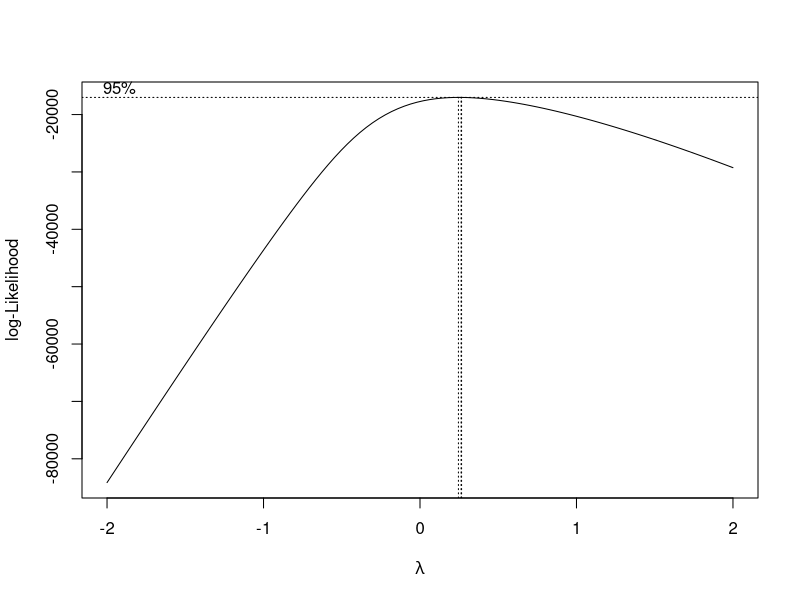
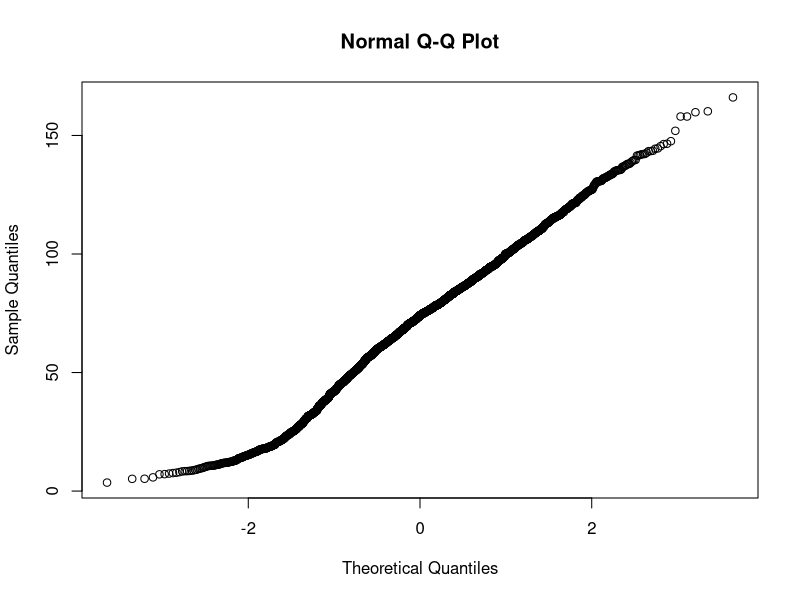
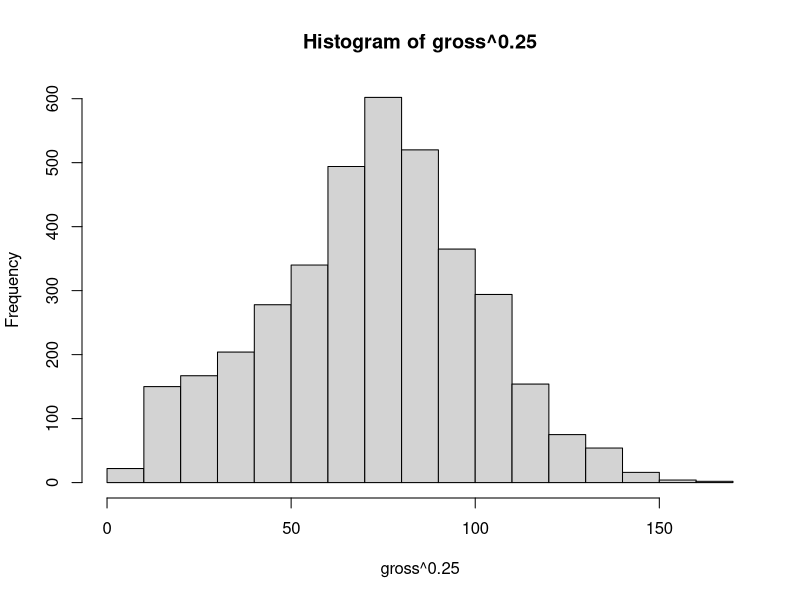
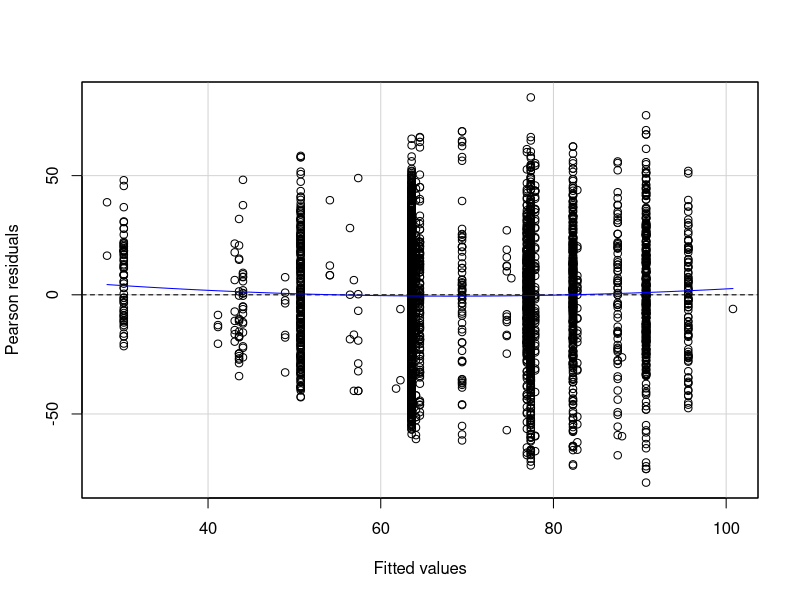
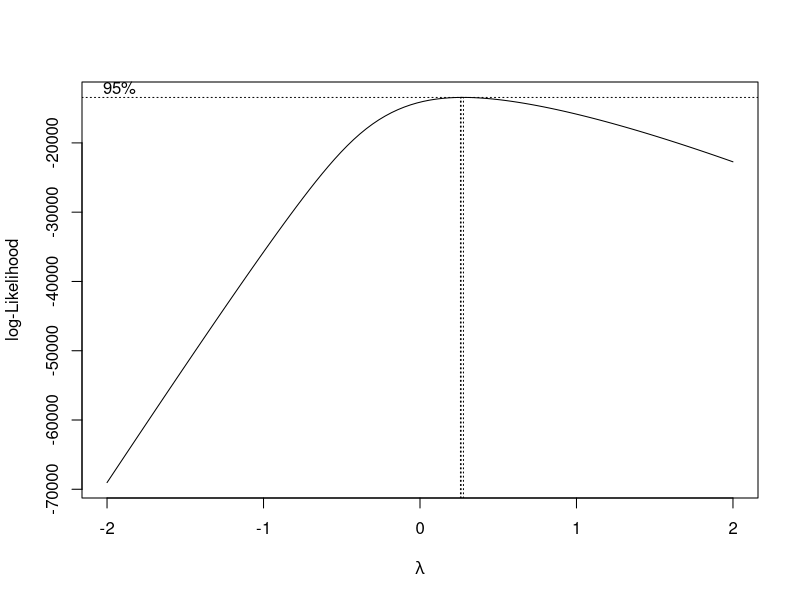
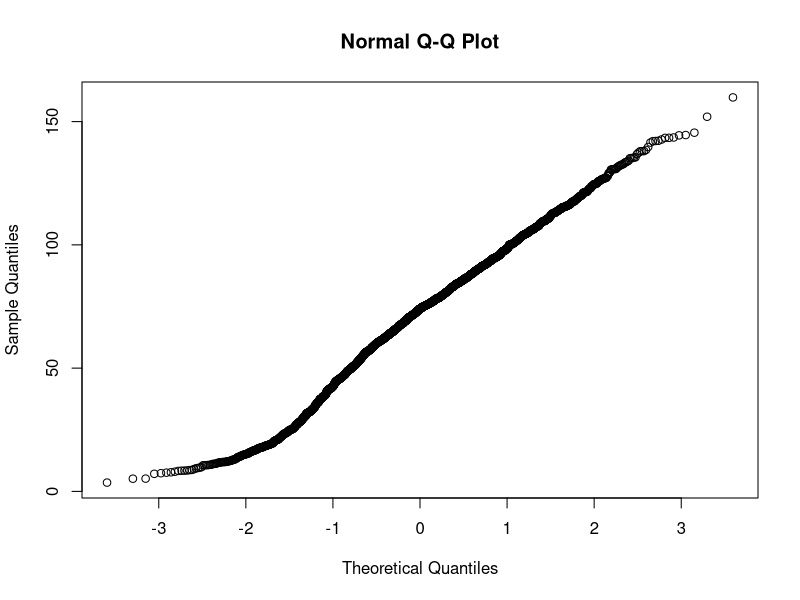
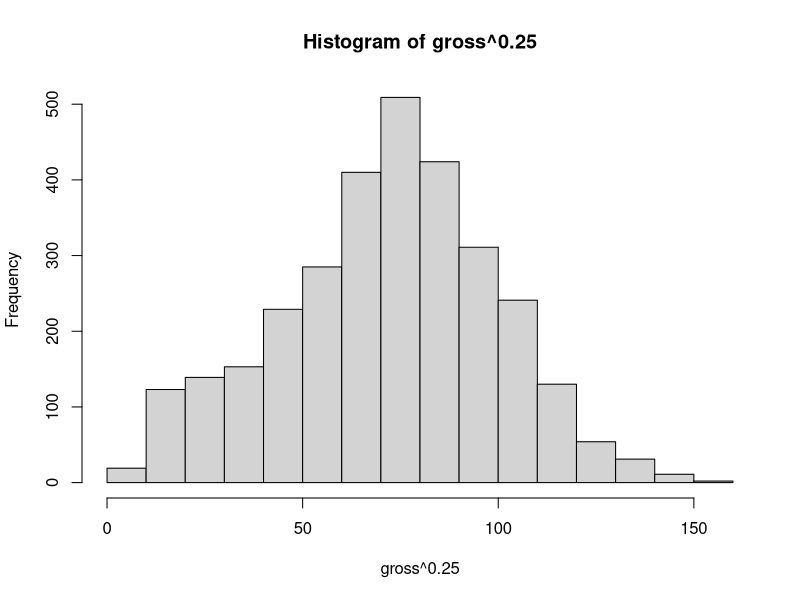
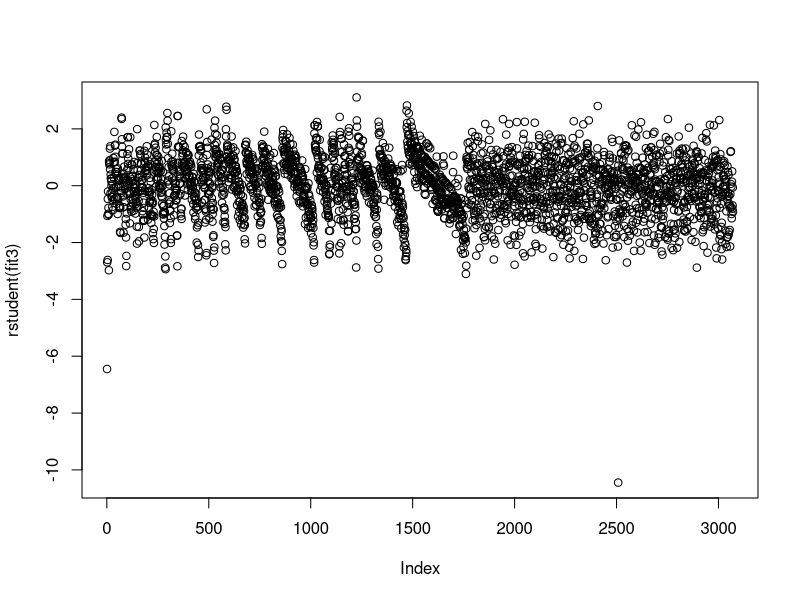

The R script that drew these images, in order: (Note: this script raises an error after producing the figures.)
#----import----
library(MASS)
library(AER)
library(readr)
#dataset
movie_metadata <- read.csv("movie_metadata.csv")
movie_metadata1 <- read.csv("movie_metadata1.csv")
movie_metadata11 <- read.csv("movie_metadata11.csv")

#只考慮類別變數建立模型
attach(movie_metadata)
ml=lm(gross~language+country+genres+as.factor(content_rating))#???l
boxcox(ml)
qqnorm(gross^0.25)
hist(gross^0.25)
fit1=lm(gross^0.25~language+country+genres+as.factor(content_rating))
summary(fit1)
vif(fit1)
residualPlot(fit1)


#加入FB讚數#3000筆資料
attach(movie_metadata1)
ml=lm(gross~language+country+genres+as.factor(content_rating)+director_likes+actor1_likes+actor2_likes+actor3_likes+allcast_likes+budget)#???l
boxcox(ml)
qqnorm(gross^0.25)
hist(gross^0.25)
fit1=lm(gross^0.25~language+country+genres+as.factor(content_rating)+director_likes+actor1_likes+actor2_likes+actor3_likes+allcast_likes+budget)#^0.25
summary(fit1)
vif(fit1)

fit2=lm(gross^0.25~language+country+genres+as.factor(content_rating)+director_likes+actor3_likes+allcast_likes+budget)#
summary(fit2)
vif(fit2)

#建立新變數
actor1_ratio=actor1_likes/allcast_likes
actor2_ratio=actor2_likes/allcast_likes
actor3_ratio=actor3_likes/allcast_likes
director_ratio=director_likes/(director_likes+allcast_likes)
allactor_ratio1=actor1_likes/(actor1_likes+actor2_likes+actor3_likes)
allactor_ratio2=actor2_likes/(actor1_likes+actor2_likes+actor3_likes)
allactor_ratio3=actor3_likes/(actor1_likes+actor2_likes+actor3_likes)


fit3=lm(gross^0.25~language+country+genres+as.factor(content_rating)+director_likes+allcast_likes+actor1_ratio+budget)#final model
summary(fit3)
vif(fit3)
rstudent(fit3)
plot(rstudent(fit3))




#刪去outlier,R-square from 0.2702->0.4322
attach(movie_metadata11)
fit4=lm(gross^0.25~language+country+genres+as.factor(content_rating)+director_likes+allcast_likes+actor1_ratio+budget)#final model
summary(fit4)
vif(fit4)

plot(rstudent(fit4))
qqnorm(gross^0.25)
hist(gross^0.25)

#prediction
#install.packages("ROCR")
library(ROCR)
pred=predict(lm(fit4),movie_metadata11,interval = "prediction")
console=pred^4
plot(console-gross)
#console預測結果
